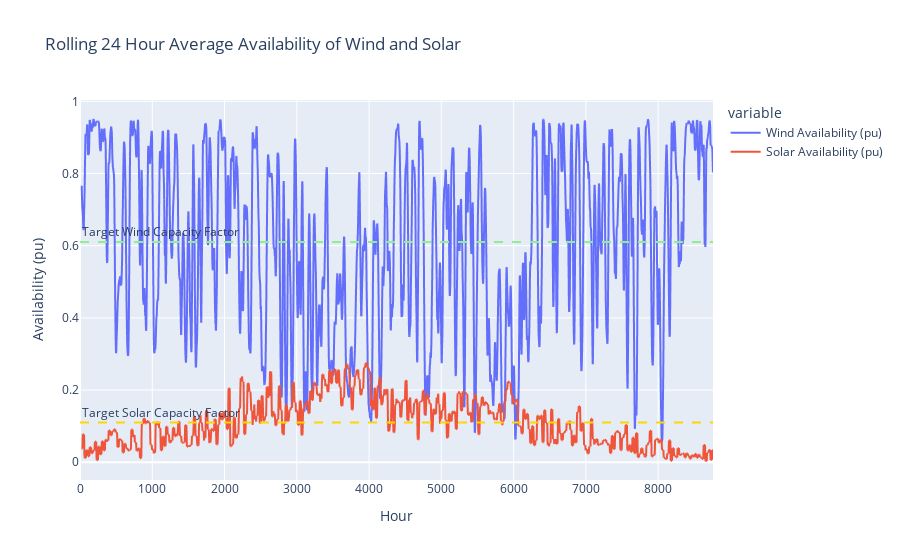

Notebook source saved alongside this figure:
### Markdown cell above
## Wind and Solar Profiles

Get the availabilities of wind and solar profiles

### Code cell
REFERENCE_YEAR: Literal["2019", "2023"] = (
    "2023"  # Reference year for the model, using most recent available
)
# Wind Data
wind_data = xr.load_dataset(f"../data/profile_39_offshorewind-{REFERENCE_YEAR}.nc")
wind_availability_df = wind_data["profile"].to_dataframe().reset_index()
wind_availability_pu = wind_availability_df[wind_availability_df["bus"] == "GB2 0"].set_index("time")[
    "profile"
].clip(0, 1).reset_index(drop=True)
wind_capacity_factor = (
    0.61  # Target capacity factor for the wind farm (Source: DESNZ, similar to actuals)
)
wind_availability_pu = wind_capacity_factor * (
    wind_availability_pu / wind_availability_pu.mean()
)
wind_availability_pu = wind_availability_pu.to_numpy()

# Solar Data
solar_profile = xr.load_dataset(f"../data/profile_39_solar-{REFERENCE_YEAR}.nc")
solar_availability_df = solar_profile["profile"].to_dataframe().reset_index()
solar_availability_pu = solar_availability_df[solar_availability_df.bus == "GB2 0"].set_index("time")[
    "profile"
].clip(0, 1).reset_index(drop=True)
solar_capacity_factor = (
    0.11  # Target capacity factor for the solar (Source: DESNZ, similar to actuals)
)
solar_availability_pu = solar_capacity_factor * (
    solar_availability_pu / solar_availability_pu.mean()
)
solar_availability_pu = solar_availability_pu.to_numpy()

# Plot rolling hour availability of wind and solar on the same chart
availability_df = pd.DataFrame(
    {
        "Wind Availability (pu)": wind_availability_pu,
        "Solar Availability (pu)": solar_availability_pu,
    }
)
# plot the target capacity factors as horizontal lines
fig = px.line(
    availability_df.rolling(window=24).mean(),
    title="Rolling 24 Hour Average Availability of Wind and Solar",
    labels={"index": "Hour", "value": "Availability (pu)"},
).add_hline(
    y=wind_capacity_factor,
    line_dash="dash",
    line_color="lightgreen",
    annotation_text="Target Wind Capacity Factor",
    annotation_position="top left",
).add_hline(
    y=solar_capacity_factor,
    line_dash="dash",
    line_color="gold",
    annotation_text="Target Solar Capacity Factor",
    annotation_position="top left",
)
fig.show()

### Figure 1 — Plotly figure (JSON) as saved in the notebook; plotly's stock layout.template omitted (floating-point values rounded to 4 significant figures; data arrays with more than 128 entries replaced by an {"elided": "..."} marker saying what was removed)
{"data": [{"hovertemplate": "variable=Wind Availability (pu)<br>Hour=%{x}<br>Availability (pu)=%{y}<extra></extra>", "legendgroup": "Wind Availability (pu)", "line": {"color": "#636efa", "dash": "solid"}, "marker": {"symbol": "circle"}, "mode": "lines", "name": "Wind Availability (pu)", "showlegend": true, "type": "scattergl", "x": {"elided": "8760 int values"}, "xaxis": "x", "y": {"elided": "8760 float values"}, "yaxis": "y"}, {"hovertemplate": "variable=Solar Availability (pu)<br>Hour=%{x}<br>Availability (pu)=%{y}<extra></extra>", "legendgroup": "Solar Availability (pu)", "line": {"color": "#EF553B", "dash": "solid"}, "marker": {"symbol": "circle"}, "mode": "lines", "name": "Solar Availability (pu)", "showlegend": true, "type": "scattergl", "x": {"elided": "8760 int values"}, "xaxis": "x", "y": {"elided": "8760 float values"}, "yaxis": "y"}], "layout": {"annotations": [{"showarrow": false, "text": "Target Wind Capacity Factor", "x": 0, "xanchor": "left", "xref": "x domain", "y": 0.61, "yanchor": "bottom", "yref": "y"}, {"showarrow": false, "text": "Target Solar Capacity Factor", "x": 0, "xanchor": "left", "xref": "x domain", "y": 0.11, "yanchor": "bottom", "yref": "y"}], "legend": {"title": {"text": "variable"}, "tracegroupgap": 0}, "shapes": [{"line": {"color": "lightgreen", "dash": "dash"}, "type": "line", "x0": 0, "x1": 1, "xref": "x domain", "y0": 0.61, "y1": 0.61, "yref": "y"}, {"line": {"color": "gold", "dash": "dash"}, "type": "line", "x0": 0, "x1": 1, "xref": "x domain", "y0": 0.11, "y1": 0.11, "yref": "y"}], "title": {"text": "Rolling 24 Hour Average Availability of Wind and Solar"}, "xaxis": {"anchor": "y", "domain": [0, 1], "title": {"text": "Hour"}}, "yaxis": {"anchor": "x", "domain": [0, 1], "title": {"text": "Availability (pu)"}}}}
